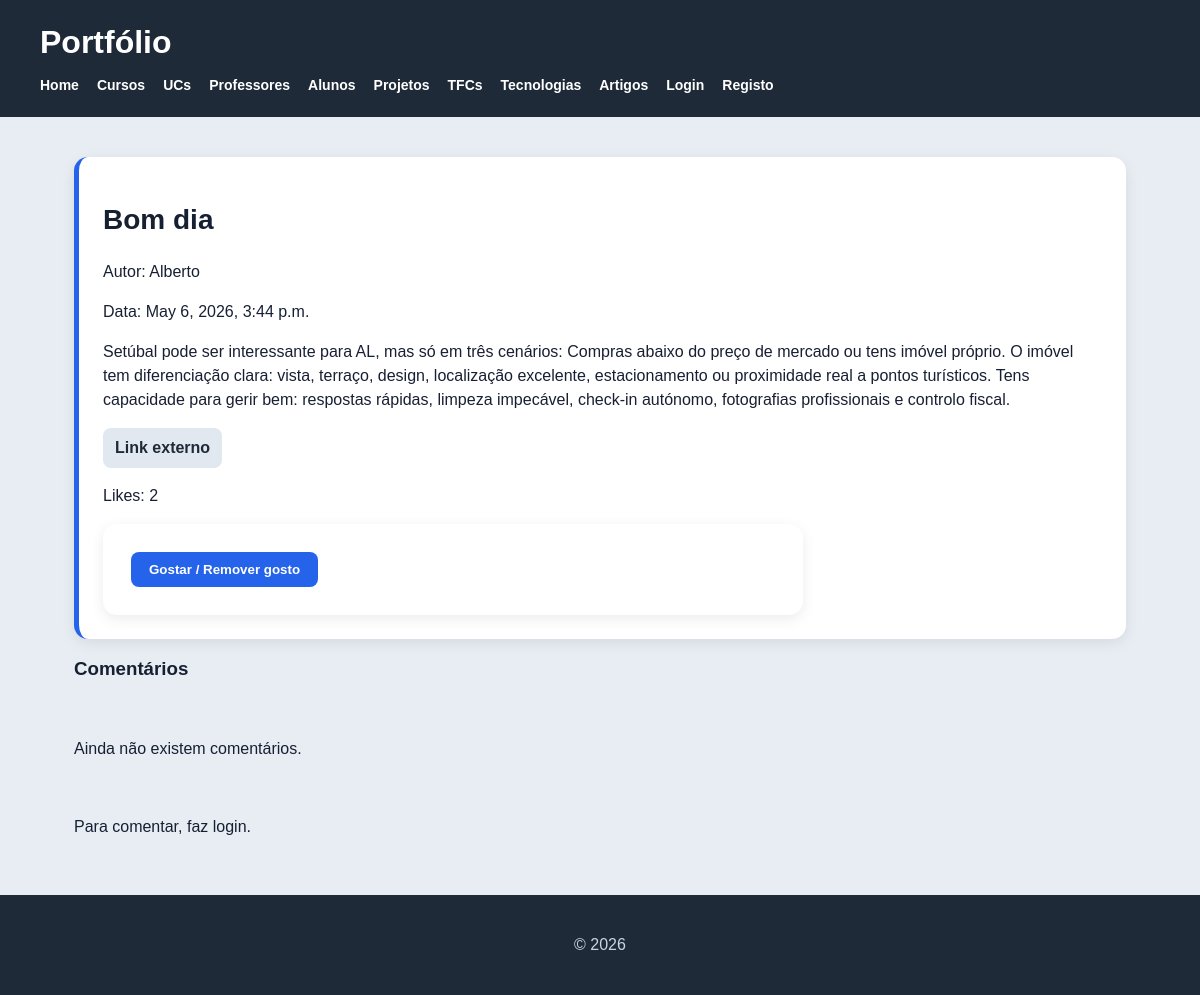
The app's page /artigos/1/ with its own data.
### artigos/models.py (models this page shows, shortened)
class Artigo(models.Model):
    titulo = models.CharField(max_length=200)
    texto = models.TextField()
    fotografia = models.ImageField(upload_to="artigos/", null=True, blank=True)
    link_externo = models.URLField(blank=True, null=True)
    data_criacao = models.DateTimeField(auto_now_add=True)
    autor = models.ForeignKey(User, on_delete=models.CASCADE, related_name="artigos")
    likes = models.ManyToManyField(User, related_name="artigos_likes", blank=True)
    def total_likes(self):
        return self.likes.count()

### artigos/views.py (the view)
# urls.py: path("<int:id>/", views.artigo_detail, name="artigo_detail"),
def artigo_detail(request, id):
    artigo = Artigo.objects.select_related("autor").prefetch_related("likes", "comentarios").get(id=id)
    comentarios = artigo.comentarios.select_related("autor").all().order_by("-data_criacao")
    form = ComentarioForm()
    return render(request, "artigos/artigo_detail.html", {
        "artigo": artigo,
        "comentarios": comentarios,
        "form": form,
        "is_autor": is_autor(request.user),
    })

### artigos/views.py (called while the page is built)
def is_autor(user):
    return user.is_authenticated and user.groups.filter(name="autores").exists()

### artigos/templates/artigos/artigo_detail.html (shortened to what this page needs)
{% extends "portfolio/base.html" %}
{% block content %}
<article>
    <h2>{{ artigo.titulo }}</h2>
    <p>Autor: {{ artigo.autor.username }}</p>
    <p>Data: {{ artigo.data_criacao }}</p>
    <p>{{ artigo.texto }}</p>
    {% if artigo.link_externo %}
        <p>
            <a href="{{ artigo.link_externo }}" target="_blank">Link externo</a>
        </p>
    {% endif %}
    <p>Likes: {{ artigo.total_likes }}</p>
    <form method="post" action="{% url 'artigo_like' artigo.id %}">
        <button type="submit">Gostar / Remover gosto</button>
    </form>
</article>
<section>
    <h3>Comentários</h3>
    {% for comentario in comentarios %}
        <article>
            <p>{{ comentario.texto }}</p>
            <p>Por: {{ comentario.autor.username }} — {{ comentario.data_criacao }}</p>
        </article>
    {% empty %}
        <p>Ainda não existem comentários.</p>
    {% endfor %}
    {% if request.user.is_authenticated %}
        <h4>Adicionar comentário</h4>
        <form method="post" action="{% url 'comentario_create' artigo.id %}">
            {% csrf_token %}
            {{ form.as_p }}
            <button type="submit">Comentar</button>
        </form>
    {% else %}
        <p>Para comentar, faz login.</p>
    {% endif %}
</section>
{% endblock %}

### portfolio/static/portfolio/styles.css (style rules this page uses)
* { box-sizing: border-box; }
body { margin: 0; font-family: Arial, Helvetica, sans-serif; background: #e8edf3; color: #172033; }
h2 { font-size: 28px; margin-bottom: 24px; }
section { display: grid; gap: 22px; }
article { background: white; border-radius: 14px; padding: 24px; box-shadow: 0 4px 14px rgba(0, 0, 0, 0.08); }
p { line-height: 1.5; }
a { color: #2563eb; }
form { background: white; padding: 28px; border-radius: 14px; box-shadow: 0 4px 14px rgba(0, 0, 0, 0.08); max-width: 700px; }
button { background: #2563eb; color: white; border: none; padding: 10px 18px; border-radius: 8px; font-weight: 700; cursor: pointer; }
form a, article a, main > p a { display: inline-block; margin-right: 8px; padding: 8px 12px; border-radius: 8px; background: #e2e8f0; color: #1f2a38; text-decoration: none; font-weight: 600; }
article { border-left: 5px solid #2563eb; }

### records on screen
Artigo: titulo "Bom dia", autor.username "Alberto", data_criacao "May 6, 2026, 3:44 p.m.", texto "Setúbal pode ser interessante para AL, mas só em três cenários: Compras abaixo do preço de mercado ou tens imóvel próprio. O imóvel tem diferenciação clara: vista, terraço, design, localização excelente, estacionamento ou proximidade real a pontos turísticos. Tens capacidade para gerir bem: respostas rápidas, limpeza impecável, check-in autónomo, fotografias profissionais e controlo fiscal.", total_likes "2"
